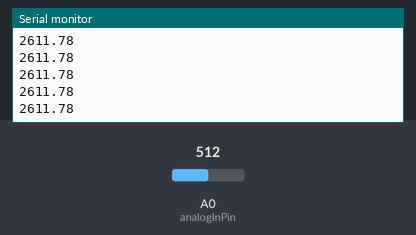
The sketch below on a simulated Arduino Uno, built with avr-gcc and run on an emulated ATmega328P. On the bench: the last lines printed to the serial monitor. The test bench sets the inputs (shaded band); at power-on: A0 (analogInPin) = 512.

Above: at 1.2 s.
1.3 s: A0 (analogInPin) set to 716
At 1.52 s:
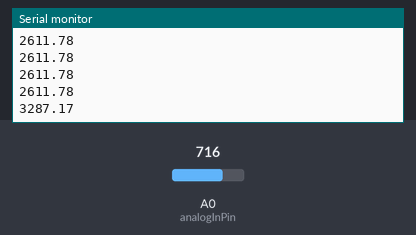
2.8 s: A0 (analogInPin) set to 900
At 2.92 s:
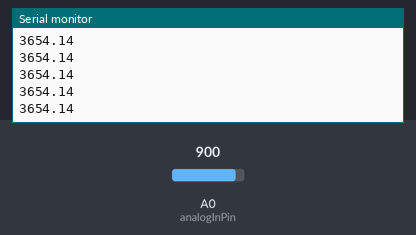
Timing chart, 0 to 5.8 s (numbered marks = the images above; inputs shaded):
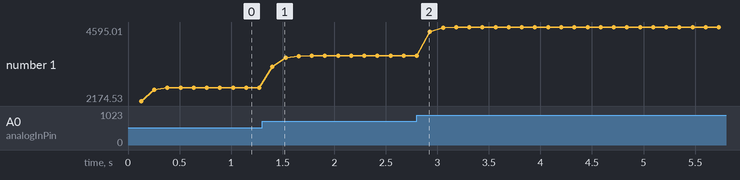

The sketch:

CurrentMeter_withResistor.ino
```cpp
/*  SparkFun ACS712 and ACS723 Demo
    Created by George Beckstein for SparkFun
    4/30/2017
    Updated by SFE
    6/14/2018

    Uses an Arduino to set up the ACS712 and ACS723 Current Sensors
    See the tutorial at: https://learn.sparkfun.com/tutorials/current-sensor-breakout-acs723-hookup-guide

    Parts you may need:
    - 100 Ohm, 1/2W or greater resistor OR two 220 Ohm 1/4 resistors in parallel
    - ACS712 Breakout with on-board amplifier or ACS723 Current Sensor (Low Current)

    Optional equipment:
    - Oscilloscope
    - Multimeter (or two)
    - A power supply with current limiting/constant current would be handy to calibrate the device without using resistors
*/

const int analogInPin = A0;

// Number of samples to average the reading over
// Change this to make the reading smoother... but beware of buffer overflows!
const int avgSamples = 10;
const int avgSmooth = 6;

int sensorValue = 0;
int sensorValue_smooth = 0;

float sensitivity = 400.0 / 500.0; //2800mA per 500mV = 0.2
float Vref = 0; // Output voltage with no current: ~ 2500mV or 2.5V

void setup() {
  // initialize serial communications at 9600 bps:
  Serial.begin(9600);
}

void loop() {
  for (int j=0; j < avgSmooth; j++)
  {
    // read the analog in value:
    for (int i = 0; i < avgSamples; i++)
    {
      // Read a sensor value from analogue pin 0
      sensorValue += analogRead(analogInPin);
      // wait 10 milliseconds before the next loop
      // for the analog-to-digital converter to settle
      // after the last reading:
      delay(2);
    }
    sensorValue = sensorValue / avgSamples;
    sensorValue_smooth += sensorValue;
  }
  sensorValue_smooth = sensorValue_smooth / avgSmooth;

  // The on-board ADC is 10-bits -> 2^10 = 1024 -> 5V / 1024 ~= 4.88mV
  // The voltage is in millivolts
  float voltage = 4.88 * sensorValue_smooth;

  // This will calculate the actual current (in mA)
  // Using the Vref and sensitivity settings you configure
  float current = (voltage - Vref) * sensitivity;

  // This is the raw sensor value, not very useful without some calculations
  //Serial.print(sensorValue);

  /*************************************************************************************
   * Step 1.)
   * Uncomment and run the following code to set up the baseline voltage
   * (the voltage with 0 current flowing through the device).
   * Make sure no current is flowing through the IP+ and IP- terminals during this part!
   *
   * The output units are in millivolts. Use the Arduino IDE's Tools->Serial Plotter
   * To see a plot of the output. Adjust the Vref potentiometer to set the reference
   * voltage. This allows the sensor to output positive and negative currents!
   *************************************************************************************/
  //Serial.print(voltage);
  //Serial.print("mV");

  /*************************************************************************************
   * Step 2.)
   * Keep running the same code as above to set up the sensitivity
   * (how many millivolts are output per Amp of current.
   *
   * This time, use a known load current (measure this with a multimeter)
   * to give a constant output voltage. Adjust the sensitivity by turning the
   * gain potentiometer.
   *
   * The sensitivity will be (known current)/(Vreading - Vref).
   *************************************************************************************/

    /*************************************************************************************
   * Step 3.)
   * Comment out the code used for the last two parts and uncomment the following code.
   * When you have performed the calibration steps above, make sure to change the
   * global variables "sensitivity" and "Vref" to what you have set up.
   *
   * This next line of code will print out the calculated current from these parameters.
   * The output is in mA
   *************************************************************************************/

  Serial.print(current);
  //Serial.print("mA");


  // -- DO NOT UNCOMMENT BELOW THIS LINE --
  Serial.print("\n");

  // Reset the sensor value for the next reading
  sensorValue = 0;
}
```

Measured:
- after the input at 1.3 s, the serial monitor: prints a new line after 0.10 s (image 1)
- plotted number 1: 2611.78 → 3654.14 after the input at 1.3 s, 3654.14 → 4595.01 after the input at 2.8 s
